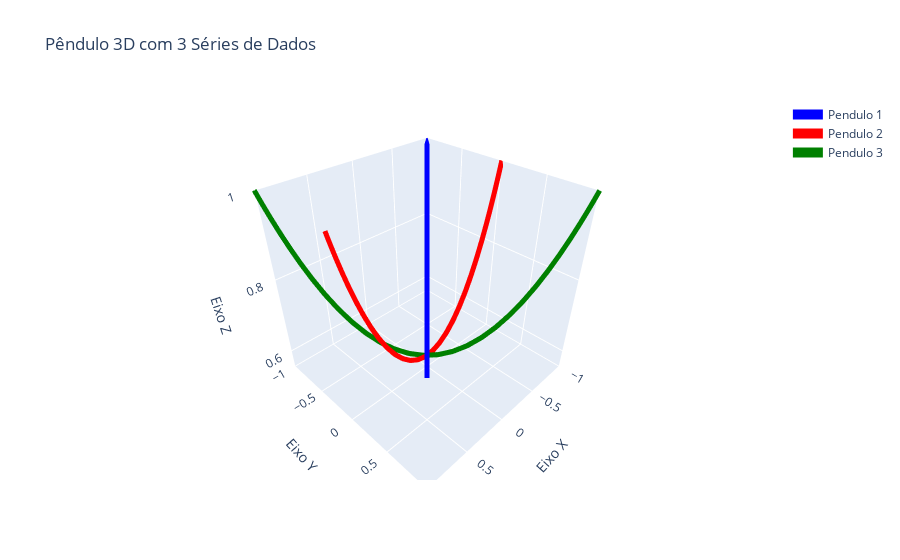

Notebook source saved alongside this figure:
### Code cell
import plotly.graph_objects as go
import numpy as np
import math

amplitude = math.sqrt(1 + 1)

t = np.linspace(0, 30, 100)
theta = [math.acos(1 / amplitude) * math.cos(ti / math.sqrt(9.8)) for ti in t]

#Primeira Série de dados
x1 = amplitude * np.sin(theta)
y1 = amplitude * np.sin(theta)
z1 = -amplitude * np.cos(theta) + 2

# Segunda série de dados
x2 = amplitude * np.sin(theta)
y2 = np.zeros(len(t))
z2 = -amplitude * np.cos(theta) + 2  

# Terceira série de dados
x3 = amplitude * np.sin(theta)
y3 = -amplitude * np.sin(theta)
z3 = -amplitude * np.cos(theta) + 2 

fig = go.Figure()

fig.add_trace(go.Scatter3d(
    x=x1,
    y=y1,
    z=z1,
    mode='lines',
    line=dict(
        color='blue',
        width=10
    ),
    name='Pendulo 1' 
))

fig.add_trace(go.Scatter3d(
    x=x2,
    y=y2,
    z=z2,
    mode='lines',
    line=dict(
        color='red',  
        width=10
    ),
    name='Pendulo 2'  
))

fig.add_trace(go.Scatter3d(
    x=x3,
    y=y3,
    z=z3,
    mode='lines',
    line=dict(
        color='green',  
        width=10
    ),
    name='Pendulo 3' 
))

fig.update_layout(
    title='Pêndulo 3D com 3 Séries de Dados',
    scene=dict(
        xaxis_title='Eixo X',
        yaxis_title='Eixo Y',
        zaxis_title='Eixo Z',
        xaxis_range=[-1, 1], 
        yaxis_range=[-1, 1],  
        zaxis_range=[0.55, 1]    
    )
)

fig.show()
